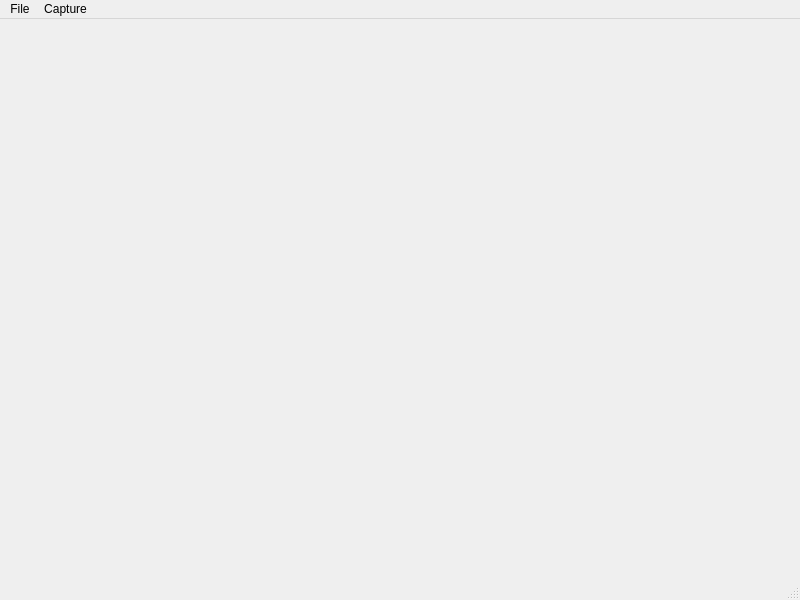
<?xml version="1.0" encoding="UTF-8"?>
<ui version="4.0">
 <class>MainWindow</class>
 <widget class="QMainWindow" name="MainWindow">
  <property name="geometry">
   <rect>
    <x>0</x>
    <y>0</y>
    <width>800</width>
    <height>600</height>
   </rect>
  </property>
  <property name="windowTitle">
   <string>MainWindow</string>
  </property>
  <widget class="QWidget" name="centralwidget"/>
  <widget class="QMenuBar" name="menubar">
   <property name="geometry">
    <rect>
     <x>0</x>
     <y>0</y>
     <width>800</width>
     <height>21</height>
    </rect>
   </property>
   <widget class="QMenu" name="menuFile">
    <property name="title">
     <string>File</string>
    </property>
    <addaction name="actionOpen_Packet"/>
    <addaction name="actionSave_Packet"/>
    <addaction name="separator"/>
    <addaction name="actionQuit"/>
   </widget>
   <widget class="QMenu" name="menuCapture">
    <property name="title">
     <string>Capture</string>
    </property>
    <addaction name="actionStart"/>
    <addaction name="actionStop"/>
    <addaction name="actionRestart"/>
   </widget>
   <addaction name="menuFile"/>
   <addaction name="menuCapture"/>
  </widget>
  <widget class="QStatusBar" name="statusbar"/>
  <action name="actionOpen_Packet">
   <property name="text">
    <string>Open Packet</string>
   </property>
   <property name="shortcut">
    <string>Ctrl+O</string>
   </property>
  </action>
  <action name="actionSave_Packet">
   <property name="text">
    <string>Save Packet</string>
   </property>
   <property name="shortcut">
    <string>Ctrl+S</string>
   </property>
  </action>
  <action name="actionQuit">
   <property name="text">
    <string>Quit</string>
   </property>
   <property name="shortcut">
    <string>Ctrl+Q</string>
   </property>
  </action>
  <action name="actionStart">
   <property name="text">
    <string>Start</string>
   </property>
   <property name="shortcut">
    <string>Ctrl+E</string>
   </property>
  </action>
  <action name="actionStop">
   <property name="text">
    <string>Stop</string>
   </property>
   <property name="shortcut">
    <string>Ctrl+A</string>
   </property>
  </action>
  <action name="actionRestart">
   <property name="text">
    <string>Restart</string>
   </property>
   <property name="shortcut">
    <string>Ctrl+R</string>
   </property>
  </action>
 </widget>
 <resources/>
 <connections/>
</ui>
